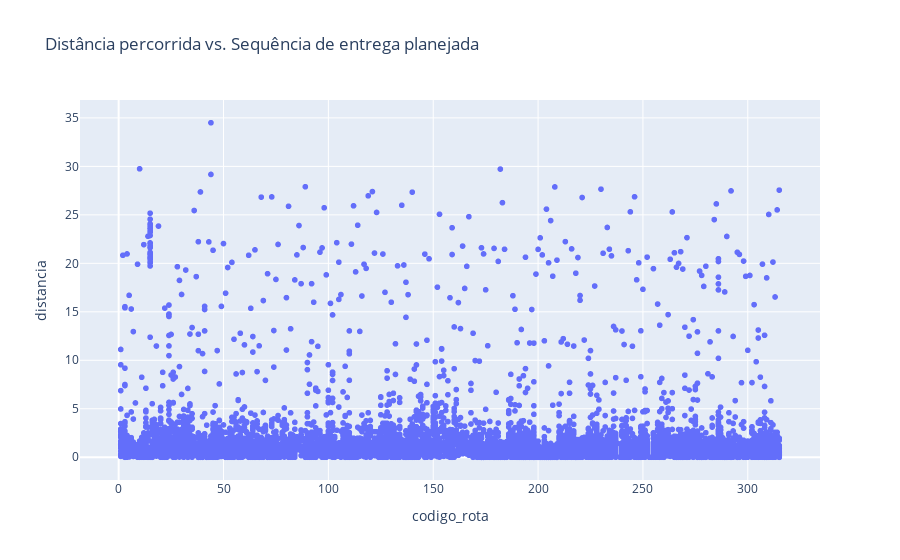
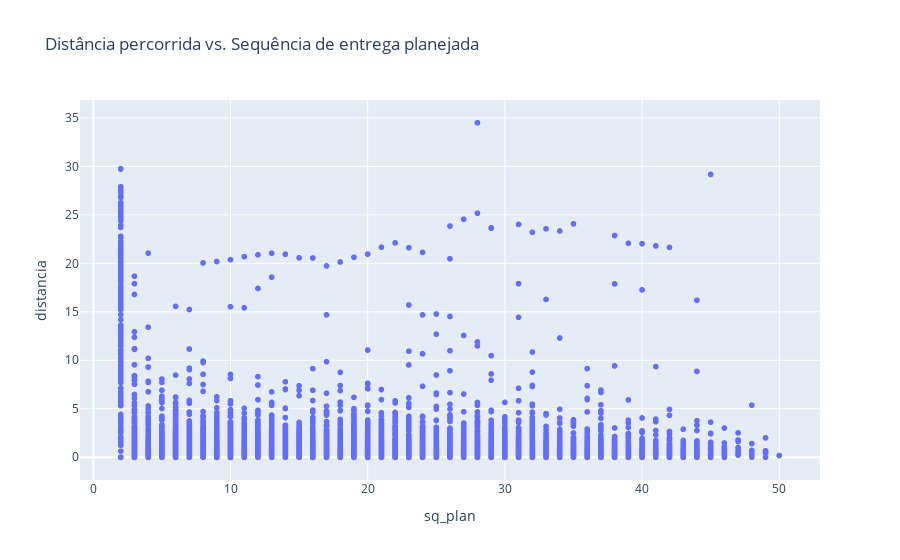
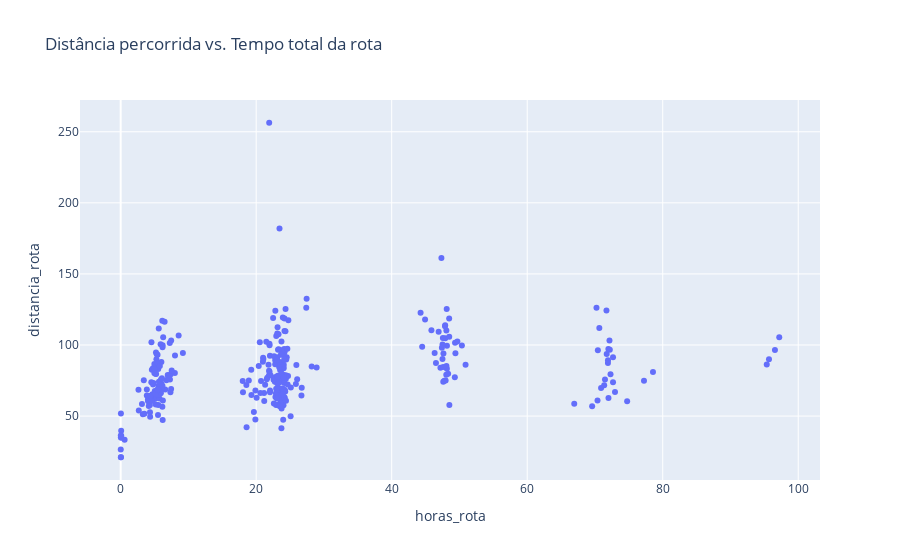
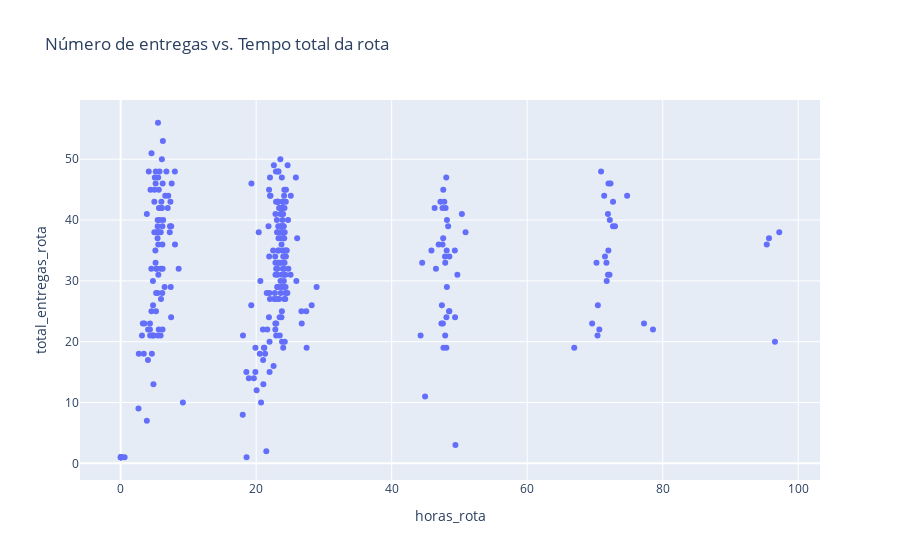

Notebook code for these charts, in order:
### Code cell
filtered_rotas = rotas[rotas['horas_rota'] <= 100]

fig = px.scatter(df, x='codigo_rota', y='distancia', title='Distância percorrida vs. Sequência de entrega planejada')
fig.show()

fig = px.scatter(df, x='sq_plan', y='distancia', title='Distância percorrida vs. Sequência de entrega planejada')
fig.show()

# Grafico de correlação entre tempo total da rota e distancia percorrida
fig = px.scatter(filtered_rotas, x='horas_rota', y='distancia_rota', title='Distância percorrida vs. Tempo total da rota')
fig.show()


# Grafico de correlação entre tempo total da rota e numero de entregas
fig = px.scatter(filtered_rotas, x='horas_rota', y='total_entregas_rota', title='Número de entregas vs. Tempo total da rota')
fig.show()

### Figure 1 — Plotly figure (JSON) as saved in the notebook; plotly's stock layout.template omitted (floating-point values rounded to 4 significant figures; data arrays with more than 128 entries replaced by an {"elided": "..."} marker saying what was removed)
{"data": [{"hovertemplate": "codigo_rota=%{x}<br>distancia=%{y}<extra></extra>", "legendgroup": "", "marker": {"color": "#636efa", "symbol": "circle"}, "mode": "markers", "name": "", "showlegend": false, "type": "scattergl", "x": {"elided": "9908 int values"}, "xaxis": "x", "y": {"elided": "9908 float values"}, "yaxis": "y"}], "layout": {"legend": {"tracegroupgap": 0}, "title": {"text": "Distância percorrida vs. Sequência de entrega planejada"}, "xaxis": {"anchor": "y", "domain": [0, 1], "title": {"text": "codigo_rota"}}, "yaxis": {"anchor": "x", "domain": [0, 1], "title": {"text": "distancia"}}}}

### Figure 2 — Plotly figure (JSON) as saved in the notebook; plotly's stock layout.template omitted (floating-point values rounded to 4 significant figures; data arrays with more than 128 entries replaced by an {"elided": "..."} marker saying what was removed)
{"data": [{"hovertemplate": "sq_plan=%{x}<br>distancia=%{y}<extra></extra>", "legendgroup": "", "marker": {"color": "#636efa", "symbol": "circle"}, "mode": "markers", "name": "", "showlegend": false, "type": "scattergl", "x": {"elided": "9908 int values"}, "xaxis": "x", "y": {"elided": "9908 float values"}, "yaxis": "y"}], "layout": {"legend": {"tracegroupgap": 0}, "title": {"text": "Distância percorrida vs. Sequência de entrega planejada"}, "xaxis": {"anchor": "y", "domain": [0, 1], "title": {"text": "sq_plan"}}, "yaxis": {"anchor": "x", "domain": [0, 1], "title": {"text": "distancia"}}}}

### Figure 3 — Plotly figure (JSON) as saved in the notebook; plotly's stock layout.template omitted (floating-point values rounded to 4 significant figures; data arrays with more than 128 entries replaced by an {"elided": "..."} marker saying what was removed)
{"data": [{"hovertemplate": "horas_rota=%{x}<br>distancia_rota=%{y}<extra></extra>", "legendgroup": "", "marker": {"color": "#636efa", "symbol": "circle"}, "mode": "markers", "name": "", "orientation": "v", "showlegend": false, "type": "scatter", "x": {"elided": "311 float values"}, "xaxis": "x", "y": {"elided": "311 float values"}, "yaxis": "y"}], "layout": {"legend": {"tracegroupgap": 0}, "title": {"text": "Distância percorrida vs. Tempo total da rota"}, "xaxis": {"anchor": "y", "domain": [0, 1], "title": {"text": "horas_rota"}}, "yaxis": {"anchor": "x", "domain": [0, 1], "title": {"text": "distancia_rota"}}}}

### Figure 4 — Plotly figure (JSON) as saved in the notebook; plotly's stock layout.template omitted (floating-point values rounded to 4 significant figures; data arrays with more than 128 entries replaced by an {"elided": "..."} marker saying what was removed)
{"data": [{"hovertemplate": "horas_rota=%{x}<br>total_entregas_rota=%{y}<extra></extra>", "legendgroup": "", "marker": {"color": "#636efa", "symbol": "circle"}, "mode": "markers", "name": "", "orientation": "v", "showlegend": false, "type": "scatter", "x": {"elided": "311 float values"}, "xaxis": "x", "y": {"elided": "311 int values"}, "yaxis": "y"}], "layout": {"legend": {"tracegroupgap": 0}, "title": {"text": "Número de entregas vs. Tempo total da rota"}, "xaxis": {"anchor": "y", "domain": [0, 1], "title": {"text": "horas_rota"}}, "yaxis": {"anchor": "x", "domain": [0, 1], "title": {"text": "total_entregas_rota"}}}}
